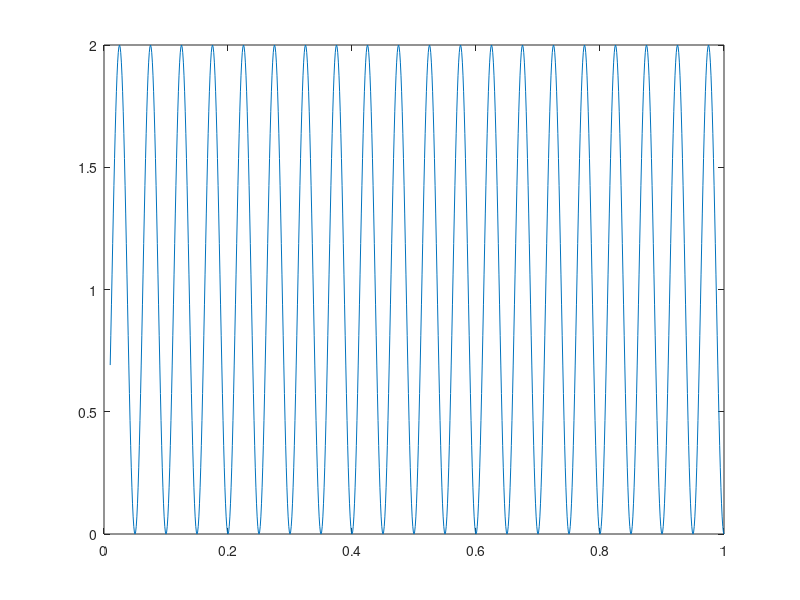

Write the MATLAB code that produced this figure.
t = 0.01:0.001:1;       % time scale
f = 10;                 % frequency
A = 2;                  % amplitude
w = 2*pi*f;             % frequency transform
y = A*sin(w*t).^2;         % basic cosine signal
figure(1);
plot(t,y);